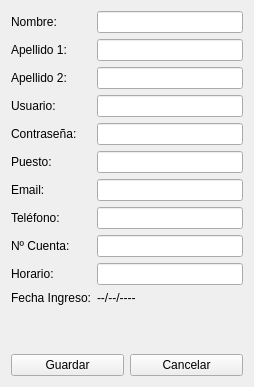
<?xml version="1.0" encoding="UTF-8"?>
<ui version="4.0">
 <class>ModificarMonitor</class>
 <widget class="QWidget" name="ModificarMonitor">
  <property name="geometry">
   <rect>
    <x>0</x>
    <y>0</y>
    <width>254</width>
    <height>387</height>
   </rect>
  </property>
  <property name="windowTitle">
   <string>Modificar / Registrar Administrativo</string>
  </property>
  <layout class="QVBoxLayout" name="verticalLayout">
   <item>
    <layout class="QFormLayout" name="formLayout">
     <item row="0" column="0">
      <widget class="QLabel" name="labelNombre">
       <property name="text">
        <string>Nombre:</string>
       </property>
      </widget>
     </item>
     <item row="0" column="1">
      <widget class="QLineEdit" name="lineEditNombre"/>
     </item>
     <item row="1" column="0">
      <widget class="QLabel" name="labelApellido1">
       <property name="text">
        <string>Apellido 1:</string>
       </property>
      </widget>
     </item>
     <item row="1" column="1">
      <widget class="QLineEdit" name="lineEditApellido1"/>
     </item>
     <item row="2" column="0">
      <widget class="QLabel" name="labelApellido2">
       <property name="text">
        <string>Apellido 2:</string>
       </property>
      </widget>
     </item>
     <item row="2" column="1">
      <widget class="QLineEdit" name="lineEditApellido2"/>
     </item>
     <item row="3" column="0">
      <widget class="QLabel" name="labelUsuario">
       <property name="text">
        <string>Usuario:</string>
       </property>
      </widget>
     </item>
     <item row="3" column="1">
      <widget class="QLineEdit" name="lineEditUsuario"/>
     </item>
     <item row="4" column="0">
      <widget class="QLabel" name="labelContrasena">
       <property name="text">
        <string>Contraseña:</string>
       </property>
      </widget>
     </item>
     <item row="4" column="1">
      <widget class="QLineEdit" name="lineEditContrasena">
       <property name="echoMode">
        <enum>QLineEdit::Password</enum>
       </property>
      </widget>
     </item>
     <item row="5" column="0">
      <widget class="QLabel" name="labelEspecialidad">
       <property name="text">
        <string>Puesto:</string>
       </property>
      </widget>
     </item>
     <item row="5" column="1">
      <widget class="QLineEdit" name="lineEditPuesto"/>
     </item>
     <item row="6" column="0">
      <widget class="QLabel" name="labelEmail">
       <property name="text">
        <string>Email:</string>
       </property>
      </widget>
     </item>
     <item row="6" column="1">
      <widget class="QLineEdit" name="lineEditEmail"/>
     </item>
     <item row="7" column="0">
      <widget class="QLabel" name="labelTelefono">
       <property name="text">
        <string>Teléfono:</string>
       </property>
      </widget>
     </item>
     <item row="7" column="1">
      <widget class="QLineEdit" name="lineEditTelefono"/>
     </item>
     <item row="8" column="0">
      <widget class="QLabel" name="labelNCuenta">
       <property name="text">
        <string>Nº Cuenta:</string>
       </property>
      </widget>
     </item>
     <item row="8" column="1">
      <widget class="QLineEdit" name="lineEditNCuenta"/>
     </item>
     <item row="9" column="0">
      <widget class="QLabel" name="labelHorario">
       <property name="text">
        <string>Horario:</string>
       </property>
      </widget>
     </item>
     <item row="9" column="1">
      <widget class="QLineEdit" name="lineEditHorario"/>
     </item>
     <item row="10" column="0">
      <widget class="QLabel" name="labelFechaIngreso">
       <property name="text">
        <string>Fecha Ingreso:</string>
       </property>
      </widget>
     </item>
     <item row="10" column="1">
      <widget class="QLabel" name="labelFechaValor">
       <property name="text">
        <string>--/--/----</string>
       </property>
      </widget>
     </item>
    </layout>
   </item>
   <item>
    <layout class="QHBoxLayout" name="horizontalLayoutButtons">
     <item>
      <widget class="QPushButton" name="btnGuardar">
       <property name="text">
        <string>Guardar</string>
       </property>
      </widget>
     </item>
     <item>
      <widget class="QPushButton" name="btnCancelar">
       <property name="text">
        <string>Cancelar</string>
       </property>
      </widget>
     </item>
    </layout>
   </item>
  </layout>
 </widget>
 <resources/>
 <connections/>
</ui>
